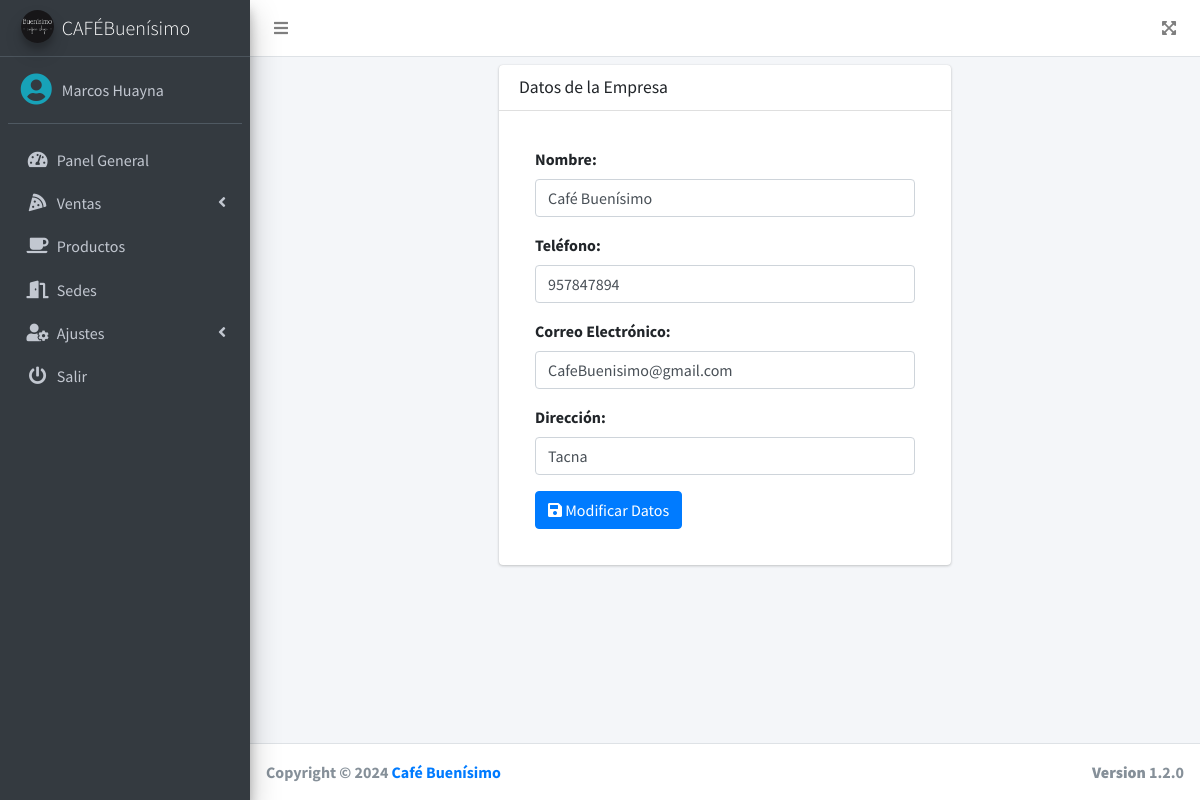
The page /src/config.php (signed in) on the database its author committed.
### tables this page shows
CREATE TABLE `config` (
  `id` int(11) NOT NULL,
  `nombre` varchar(255) NOT NULL,
  `telefono` varchar(11) NOT NULL,
  `email` varchar(150) NOT NULL,
  `direccion` text NOT NULL,
  `mensaje` varchar(255) NOT NULL
);

### src/config.php (the view, shortened to what this page needs)
<?php
require_once "../conexion.php";
$query = mysqli_query($conexion, "SELECT * FROM config");
$data = mysqli_fetch_assoc($query);
include_once "includes/header.php";
?>
<div class="row">
    <div class="col-md-6 mx-auto">
        <div class="card">
            <div class="card-header card-header-primary">
                <h4 class="card-title">Datos de la Empresa</h4>
            </div>
            <div class="card-body">
                <form action="" method="post" class="p-3">
                    <div class="form-group">
                        <label>Nombre:</label>
                        <input type="text" name="nombre" class="form-control" value="<?php echo $data['nombre']; ?>" id="txtNombre" placeholder="Nombre de la Empresa" required class="form-control">
                    </div>
                    <div class="form-group">
                        <label>Teléfono:</label>
                        <input type="number" name="telefono" class="form-control" value="<?php echo $data['telefono']; ?>" id="txtTelEmpresa" placeholder="teléfono de la Empresa" required>
                    </div>
                    <div class="form-group">
                        <label>Correo Electrónico:</label>
                        <input type="email" name="email" class="form-control" value="<?php echo $data['email']; ?>" id="txtEmailEmpresa" placeholder="Correo de la Empresa" required>
                    </div>
                    <div class="form-group">
                        <label>Dirección:</label>
                        <input type="text" name="direccion" class="form-control" value="<?php echo $data['direccion']; ?>" id="txtDirEmpresa" placeholder="Dirreción de la Empresa" required>
                    </div>
                    <div>
                        <button type="submit" class="btn btn-primary"><i class="fas fa-save"></i> Modificar Datos</button>
                    </div>
                </form>
            </div>
        </div>
    </div>
</div>
<?php include_once "includes/footer.php"; ?>

### rows shown on the page
config: nombre "Café Buenísimo", telefono "957847894", email "CafeBuenisimo@gmail.com", direccion "Tacna"

### other values the page prints
$_SESSION['nombre'] "Marcos Huayna"
